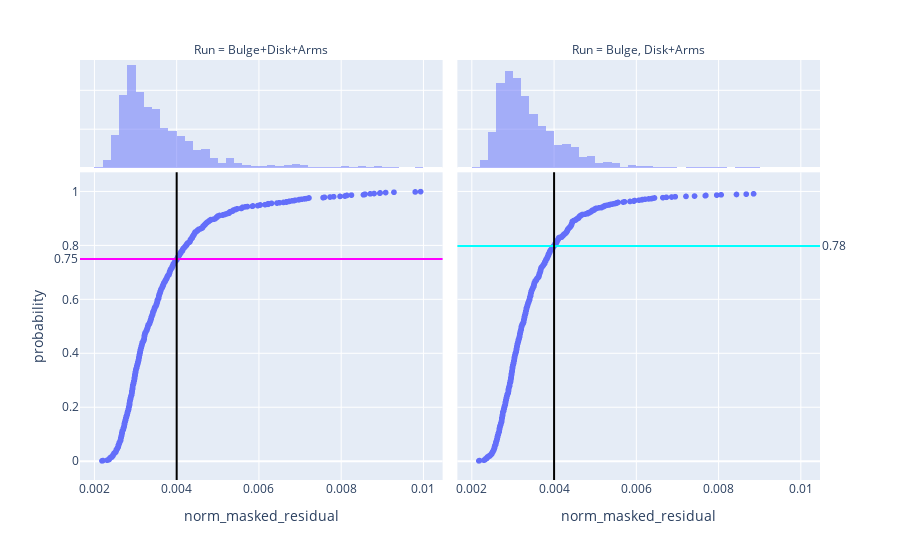

Notebook cell for this chart:
### Code cell
fig = px.ecdf(graphing_df, 
              x = nmr, 
              markers = True, 
              lines = False, 
              facet_col = "Run ", 
              marginal = "histogram") #, facet_col_wrap = 1) # 

fig.add_hline(y = 0.75, 
              row = 1,
              col = 1,
              line_color = "magenta",
              annotation_text="0.75", #from Run2", 
              annotation_position="left")

fig.add_hline(y = 0.798,
              row = 1,
              col = 2,
              line_color = "cyan",
              annotation_text="0.78", # from Run6", 
              annotation_position="right")

fig.add_vline(x = 0.004, 
              row = 1,
              line_color = "black")
              #annotation_text="Cutoff", 
              #annotation_position="bottom")

# fig.add_trace(go.Scatter(x = np.ones(len(nmr2_lim))*0.004, y = np.linspace(0,1,num = len(nmr2_lim)), mode = "lines"))
# fig.add_trace(go.Scatter(x = np.linspace(0.002, 0.01, num = len(nmr2_lim)), y = np.ones(len(nmr2_lim))*0.75, mode = "lines"))

# fig.add_trace(go.Scatter(x = np.ones(len(nmr2_lim))*0.004, y = np.linspace(0,1,num = len(nmr2_lim))))
# fig.add_trace(go.Scatter(x = np.linspace(0.002, 0.01, num = len(nmr2_lim)), y = np.ones(len(nmr2_lim))*0.75))


fig.show()

### Figure 1 — Plotly figure (JSON) as saved in the notebook; plotly's stock layout.template omitted (floating-point values rounded to 4 significant figures; data arrays with more than 128 entries replaced by an {"elided": "..."} marker saying what was removed)
{"data": [{"hovertemplate": "Run = Bulge+Disk+Arms<br>norm_masked_residual=%{x}<br>probability=%{y}<extra></extra>", "legendgroup": "", "line": {"dash": "solid", "shape": "hv"}, "marker": {"color": "#636efa", "symbol": "circle"}, "mode": "markers", "name": "", "showlegend": false, "type": "scattergl", "x": {"elided": "848 float values"}, "xaxis": "x", "y": {"elided": "848 float values"}, "yaxis": "y"}, {"alignmentgroup": "True", "bingroup": "x", "hovertemplate": "Run = Bulge+Disk+Arms<br>norm_masked_residual=%{x}<br>count=%{y}<extra></extra>", "legendgroup": "", "marker": {"color": "#636efa"}, "name": "", "offsetgroup": "", "opacity": 0.5, "showlegend": false, "type": "histogram", "x": {"elided": "848 float values"}, "xaxis": "x3", "yaxis": "y3"}, {"hovertemplate": "Run = Bulge, Disk+Arms<br>norm_masked_residual=%{x}<br>probability=%{y}<extra></extra>", "legendgroup": "", "line": {"dash": "solid", "shape": "hv"}, "marker": {"color": "#636efa", "symbol": "circle"}, "mode": "markers", "name": "", "showlegend": false, "type": "scattergl", "x": {"elided": "848 float values"}, "xaxis": "x2", "y": {"elided": "848 float values"}, "yaxis": "y2"}, {"alignmentgroup": "True", "bingroup": "x", "hovertemplate": "Run = Bulge, Disk+Arms<br>norm_masked_residual=%{x}<br>count=%{y}<extra></extra>", "legendgroup": "", "marker": {"color": "#636efa"}, "name": "", "offsetgroup": "", "opacity": 0.5, "showlegend": false, "type": "histogram", "x": {"elided": "848 float values"}, "xaxis": "x4", "yaxis": "y4"}], "layout": {"annotations": [{"showarrow": false, "text": "Run = Bulge+Disk+Arms", "x": 0.245, "xanchor": "center", "xref": "paper", "y": 1, "yanchor": "bottom", "yref": "paper"}, {"showarrow": false, "text": "Run = Bulge, Disk+Arms", "x": 0.755, "xanchor": "center", "xref": "paper", "y": 1, "yanchor": "bottom", "yref": "paper"}, {"showarrow": false, "text": "0.75", "x": 0, "xanchor": "right", "xref": "x domain", "y": 0.75, "yanchor": "middle", "yref": "y"}, {"showarrow": false, "text": "0.78", "x": 1, "xanchor": "left", "xref": "x2 domain", "y": 0.798, "yanchor": "middle", "yref": "y2"}], "autosize": true, "barmode": "overlay", "legend": {"tracegroupgap": 0}, "margin": {"t": 60}, "shapes": [{"line": {"color": "magenta"}, "type": "line", "x0": 0, "x1": 1, "xref": "x domain", "y0": 0.75, "y1": 0.75, "yref": "y"}, {"line": {"color": "cyan"}, "type": "line", "x0": 0, "x1": 1, "xref": "x2 domain", "y0": 0.798, "y1": 0.798, "yref": "y2"}, {"line": {"color": "black"}, "type": "line", "x0": 0.004, "x1": 0.004, "xref": "x", "y0": 0, "y1": 1, "yref": "y domain"}, {"line": {"color": "black"}, "type": "line", "x0": 0.004, "x1": 0.004, "xref": "x2", "y0": 0, "y1": 1, "yref": "y2 domain"}], "xaxis": {"anchor": "y", "autorange": true, "domain": [0, 0.49], "range": [0.001681, 0.01043], "title": {"text": "norm_masked_residual"}, "type": "linear"}, "xaxis2": {"anchor": "y2", "autorange": true, "domain": [0.51, 1], "matches": "x", "range": [0.001681, 0.01043], "title": {"text": "norm_masked_residual"}, "type": "linear"}, "xaxis3": {"anchor": "y3", "autorange": true, "domain": [0, 0.49], "matches": "x", "range": [0.001681, 0.01043], "showgrid": true, "showticklabels": false, "type": "linear"}, "xaxis4": {"anchor": "y4", "autorange": true, "domain": [0.51, 1], "matches": "x", "range": [0.001681, 0.01043], "showgrid": true, "showticklabels": false, "type": "linear"}, "yaxis": {"anchor": "x", "autorange": true, "domain": [0, 0.7326], "range": [-0.08457, 1.086], "title": {"text": "probability"}, "type": "linear"}, "yaxis2": {"anchor": "x2", "autorange": true, "domain": [0, 0.7326], "matches": "y", "range": [-0.08457, 1.086], "showticklabels": false, "type": "linear"}, "yaxis3": {"anchor": "x3", "autorange": true, "domain": [0.7426, 1], "matches": "y3", "range": [0, 138.9], "showgrid": true, "showline": false, "showticklabels": false, "ticks": ""}, "yaxis4": {"anchor": "x4", "autorange": true, "domain": [0.7426, 1], "matches": "y3", "range": [0, 138.9], "showgrid": true, "showline": false, "showticklabels": false, "ticks": ""}}}
